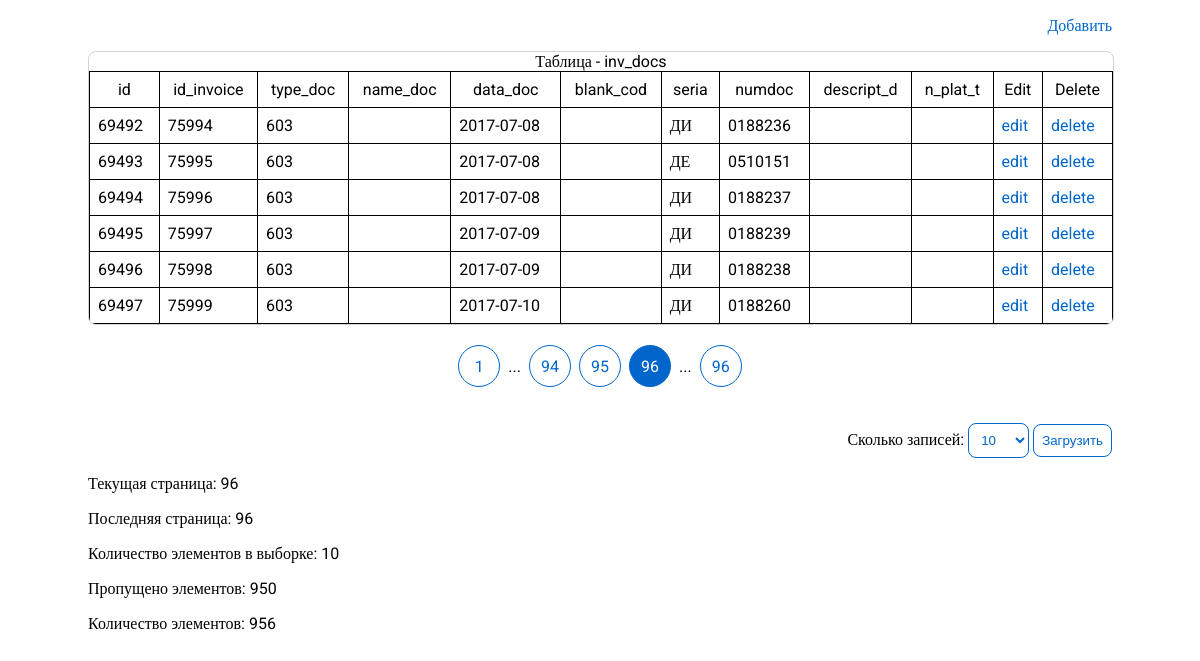
The page /inv_docs/read?page=96&limit=10 on the database its author committed.
### tables this page shows
CREATE TABLE `inv_docs` (
  `id` int NOT NULL,
  `id_invoice` bigint NOT NULL,
  `type_doc` varchar(3) NOT NULL,
  `name_doc` varchar(50) NOT NULL,
  `data_doc` date NOT NULL,
  `blank_cod` varchar(6) NOT NULL,
  `seria` varchar(2) NOT NULL,
  `numdoc` varchar(128) NOT NULL,
  `descript_d` varchar(150) NOT NULL,
  `n_plat_t` varchar(10) NOT NULL
);

### src/inv_docs/read/index.php (the view, shortened to what this page needs)
<?php
include '../../_includes/head.php';
?>
<?php
include '../../_includes/connect.php';
$SQL = 'SELECT COUNT(*) AS total FROM `inv_docs`;';
$TOTAL_ITEMS = mysqli_fetch_assoc($conn->query($SQL))['total'];
$LIMIT_ITEMS = (int) (isset($_GET['limit']) ? $_GET['limit'] : 10);
$CURRENT_PAGE = (int) (isset($_GET['page']) ? $_GET['page'] : 1);
$SKIP_ITEMS = (int) $LIMIT_ITEMS * ((int) $CURRENT_PAGE - 1);
$LAST_PAGE = ceil((int) $TOTAL_ITEMS / (int) $LIMIT_ITEMS);
$sql = 'SELECT * FROM `inv_docs` LIMIT ' . $LIMIT_ITEMS . ' OFFSET ' . $SKIP_ITEMS . ';';
$result = $conn->query($sql);
$arr = array();
for ($item = mysqli_fetch_assoc($result), $i = 0; $item != ""; $item = mysqli_fetch_assoc($result), $i += 1) {
    $arr[$i] = $item;
}
?>
<div class="container">
    <p style="text-align: right;">
        <a href="/inv_docs/create">Добавить</a>
    </p>
    <div class="table__block">
        <table class="table">
            <caption>Таблица - inv_docs</caption>
            <thead>
                <tr>
                    <td>id</td>
                    <td>id_invoice</td>
                    <td>type_doc</td>
                    <td>name_doc</td>
                    <td>data_doc</td>
                    <td>blank_cod</td>
                    <td>seria</td>
                    <td>numdoc</td>
                    <td>descript_d</td>
                    <td>n_plat_t</td>
                    <td>Edit</td>
                    <td>Delete</td>
                </tr>
            </thead>
            <tbody>
                <?php
                for ($i = 0; $i < count($arr); ++$i) {
                    ?>
                    <tr>
                        <td><?= $arr[$i]['id'] ?></td>
                        <td><?= $arr[$i]['id_invoice'] ?></td>
                        <td><?= $arr[$i]['type_doc'] ?></td>
                        <td><?= $arr[$i]['name_doc'] ?></td>
                        <td><?= $arr[$i]['data_doc'] ?></td>
                        <td><?= $arr[$i]['blank_cod'] ?></td>
                        <td><?= $arr[$i]['seria'] ?></td>
                        <td><?= $arr[$i]['numdoc'] ?></td>
                        <td><?= $arr[$i]['descript_d'] ?></td>
                        <td><?= $arr[$i]['n_plat_t'] ?></td>
                        <td><a href="/inv_docs/update?id=<?= $arr[$i]['id'] ?>">edit</a></td>
                        <td><a href="/inv_docs/delete?id=<?= $arr[$i]['id'] ?>">delete</a></td>
                    </tr>
                    <?php
                }
                ?>
            </tbody>
        </table>
    </div>
    <div class="pages__block">
        <ul class="pages__ul">
            <li class="pages__li">
                <a class="pages__a" href="/inv_docs/read?page=1&limit=<?= $LIMIT_ITEMS ?>">1</a>
            </li>
            <li class="pages__li">...</li>
            <?php if ($CURRENT_PAGE - 2 >= 1) { ?>
                <li class="pages__li">
                    <a class="pages__a"
                        href="/inv_docs/read?page=<?= $CURRENT_PAGE - 2 ?>&limit=<?= $LIMIT_ITEMS ?>"><?= $CURRENT_PAGE - 2 ?></a>
                </li>
            <?php } ?>
            <?php if ($CURRENT_PAGE - 1 >= 1) { ?>
                <li class="pages__li">
                    <a class="pages__a"
                        href="/inv_docs/read?page=<?= $CURRENT_PAGE - 1 ?>&limit=<?= $LIMIT_ITEMS ?>"><?= $CURRENT_PAGE - 1 ?></a>
                </li>
            <?php } ?>
            <li class="pages__li">
                <a class="pages__a pages__a--current"
                    href="/inv_docs/read?page=<?= $CURRENT_PAGE ?>&limit=<?= $LIMIT_ITEMS ?>"><?= $CURRENT_PAGE ?></a>
            </li>
            <li class="pages__li">...</li>
            <li class="pages__li">
                <a class="pages__a"
                    href="/inv_docs/read?page=<?= $LAST_PAGE ?>&limit=<?= $LIMIT_ITEMS ?>"><?= $LAST_PAGE ?></a>
            </li>
        </ul>
    </div>
    <div class="limit_pages__block">
        <form action="/inv_docs/read/index.php" method="GET">
            Сколько записей:
            <select name="limit">
                <option value="<?= $LIMIT_ITEMS ?>"><?= $LIMIT_ITEMS ?></option>
            </select>
            <button type="success">Загрузить</button>
        </form>
    </div>
    <p>Текущая страница: <?= $CURRENT_PAGE; ?></p>
    <p>Последняя страница: <?= $LAST_PAGE; ?></p>
    <p>Количество элементов в выборке: <?= $LIMIT_ITEMS; ?></p>
    <p>Пропущено элементов: <?= $SKIP_ITEMS; ?></p>
    <p>Количество элементов: <?= $TOTAL_ITEMS; ?></p>
</div>

### src/assets/main.css (style rules this page uses)
html { width: 100%; height: 100%; }
body { width: 100%; height: 100%; margin: 0; font-family: "Roboto"; }
a { text-decoration: none; color: #06c; }
.container { max-width: 1024px; margin: 0 auto; padding: 0 5%; }
.table__block { width: 100%; overflow-x: scroll; border: 1px solid lightgray; border-radius: 8px; }
.table { border-collapse: collapse; width: 100%; }
.table td { border: 1px solid black; padding: 8px; }
.table thead td { text-align: center; }
.pages__block { width: 100%; padding: 1em 0; }
.pages__ul { margin: 0; padding: 0; display: flex; justify-content: center; align-items: center; }
.pages__li { list-style-type: none; margin: 4px; }
.pages__a { width: 32px; height: 32px; display: flex; justify-content: center; align-items: center; padding: 4px; border: 1px solid #06c; border-radius: 50%; }
.pages__a--current { background-color: #06c; color: white; }
.limit_pages__block { margin: 1em 0; text-align: right; }
.limit_pages__block select { border: 1px solid #06c; padding: 8px; border-radius: 8px; background-color: white; color: #06c; }
.limit_pages__block button { border: 1px solid #06c; padding: 8px; background-color: white; color: #06c; border-radius: 8px; }

### rows shown on the page
inv_docs: id "69492", id_invoice "75994", type_doc "603", data_doc "2017-07-08", seria "ДИ", numdoc "0188236"
inv_docs: id "69493", id_invoice "75995", type_doc "603", data_doc "2017-07-08", seria "ДЕ", numdoc "0510151"
inv_docs: id "69494", id_invoice "75996", type_doc "603", data_doc "2017-07-08", seria "ДИ", numdoc "0188237"
inv_docs: id "69495", id_invoice "75997", type_doc "603", data_doc "2017-07-09", seria "ДИ", numdoc "0188239"
inv_docs: id "69496", id_invoice "75998", type_doc "603", data_doc "2017-07-09", seria "ДИ", numdoc "0188238"
inv_docs: id "69497", id_invoice "75999", type_doc "603", data_doc "2017-07-10", seria "ДИ", numdoc "0188260"

### other values the page prints
$CURRENT_PAGE - 2 "94"
$CURRENT_PAGE - 1 "95"
$CURRENT_PAGE "96"
$LAST_PAGE "96"
$LIMIT_ITEMS "10"
$SKIP_ITEMS "950"
$TOTAL_ITEMS "956"
form field limit "10"
